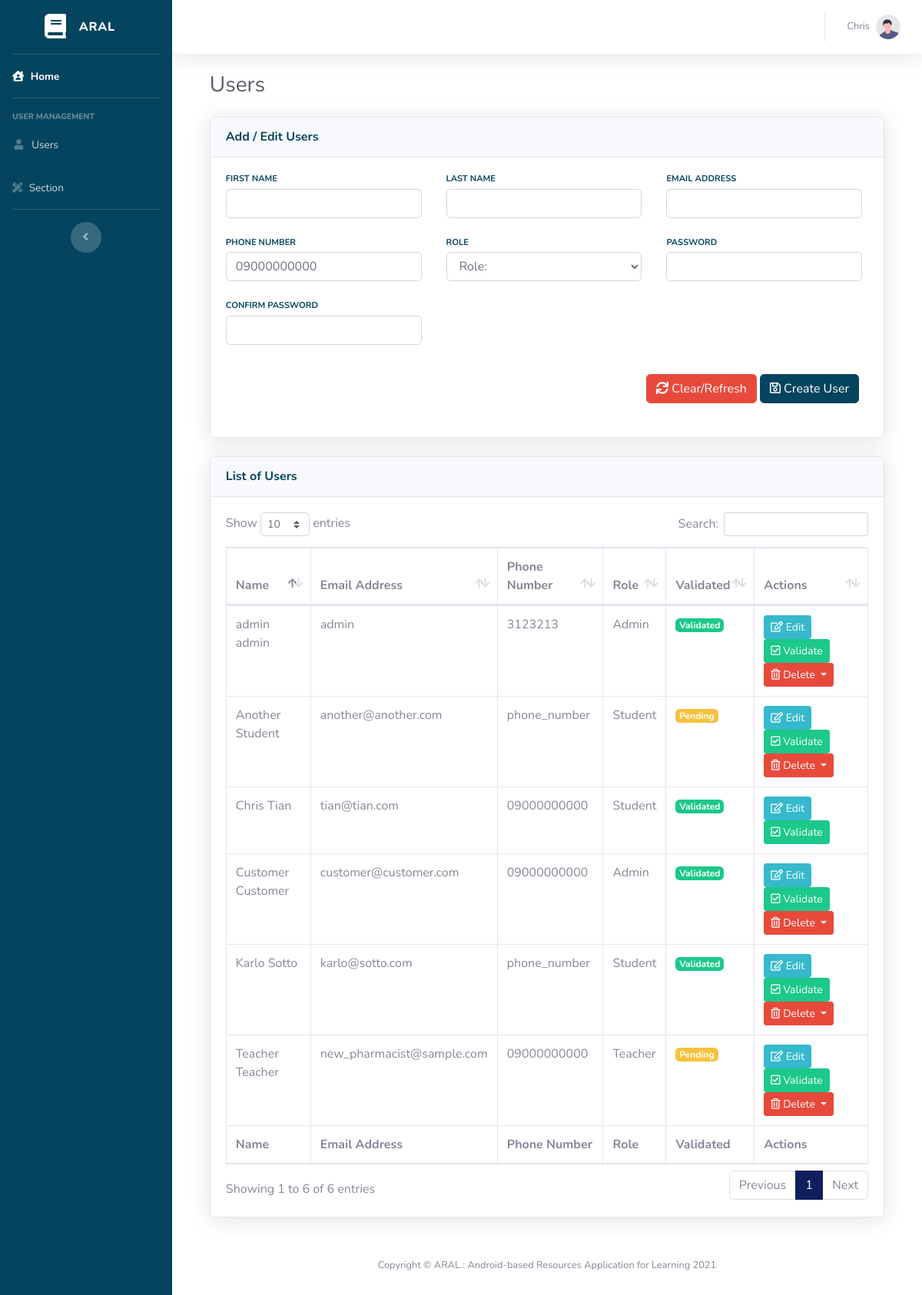
/users.php (signed in), run on the app's committed database.
### tables this page shows
CREATE TABLE `users` (
  `id` int(11) NOT NULL,
  `firstname` varchar(256) DEFAULT NULL,
  `lastname` varchar(256) DEFAULT NULL,
  `email` varchar(256) DEFAULT NULL,
  `phone_number` varchar(12) DEFAULT '09000000000',
  `password` varchar(128) DEFAULT NULL,
  `role` int(12) DEFAULT NULL,
  `validated` tinyint(1) DEFAULT 0
);

CREATE TABLE `role` (
  `id` int(11) NOT NULL,
  `code` varchar(64) NOT NULL,
  `description` varchar(256) NOT NULL
);

### users.php (the view, shortened to what this page needs)
<?php
    require_once("process_users.php");
    include("head.php");
    $session_user_id = $_SESSION['user_id'];
    $users = mysqli_query($mysqli, "SELECT *, u.id AS user_id
    FROM users u
    JOIN role r
    ON r.id = u.role");
?>
<head>
    <link href="vendor/datatables/dataTables.bootstrap4.min.css" rel="stylesheet">
</head>
<body id="page-top">
<div id="wrapper">
    <?php include("sidebar.php"); ?>
        <div id="content-wrapper" class="d-flex flex-column">
            <div id="content">
                <?php include("topbar.php"); ?>
                <div class="container-fluid">
                    <h1 class="h3 mb-2 text-gray-800">Users</h1>
                    <div class="card shadow mb-4">
                        <div class="card-header py-3">
                            <h6 class="m-0 font-weight-bold text-primary">Add / Edit Users</h6>
                        </div>
                        <div class="card-body">
                            <form method="post" action="process_users.php">
                            <div class="row">
                                <div class="col-xl-4 col-md-6 mb-4">
                                    <div class="row no-gutters align-items-center">
                                        <div class="col mr-2">
                                            <div class="text-xs font-weight-bold text-primary text-uppercase mb-1">
                                                First Name</div>
                                            <div class="h5 mb-0 font-weight-bold text-gray-800">
                                                <input type="text" class="form-control" name="fname" value="<?php if(isset($_GET['edit'])){ echo $edit_user['firstname'];} else if(isset($_GET['fname'])){echo $_GET['fname'];} ?>" required>
                                            </div>
                                        </div>
                                    </div>
                                </div>
                                <div class="col-xl-4 col-md-6 mb-4">
                                    <div class="row no-gutters align-items-center">
                                        <div class="col mr-2">
                                            <div class="text-xs font-weight-bold text-primary text-uppercase mb-1">
                                                Last Name</div>
                                            <div class="h5 mb-0 font-weight-bold text-gray-800">
                                                <input type="text" class="form-control" name="lname" value="<?php if(isset($_GET['edit'])){ echo $edit_user['lastname'];} else if(isset($_GET['lname'])){echo $_GET['lname'];} ?>" required>
                                            </div>
                                        </div>
                                    </div>
                                </div>
                                <div class="col-xl-4 col-md-6 mb-4">
                                    <div class="row no-gutters align-items-center">
                                        <div class="col mr-2">
                                            <div class="text-xs font-weight-bold text-primary text-uppercase mb-1">
                                                Email Address
                                            </div>
                                            <div class="h5 mb-0 font-weight-bold text-gray-800">
                                                <input type="email" class="form-control" name="email" value="<?php if(isset($_GET['edit'])){ echo $edit_user['email'];}else if(isset($_GET['email'])){echo $_GET['email'];} ?>" required>
                                            </div>
                                        </div>
                                    </div>
                                </div>
                                <div class="col-xl-4 col-md-6 mb-4">
                                    <div class="row no-gutters align-items-center">
                                        <div class="col mr-2">
                                            <div class="text-xs font-weight-bold text-primary text-uppercase mb-1">
                                                Phone Number
                                            </div>
                                            <div class="h5 mb-0 font-weight-bold text-gray-800">
                                                <input type="number" maxlength="11" value="09000000000" class="form-control" name="phone_number" value="<?php if(isset($_GET['edit'])){ echo $edit_user['phone_number'];}else if(isset($_GET['phone_number'])){echo $_GET['phone_number'];} ?>" required>
                                            </div>
                                        </div>
                                    </div>
                                </div>
                                <div class="col-xl-4 col-md-6 mb-4">
                                    <div class="row no-gutters align-items-center">
                                        <div class="col mr-2">
                                            <div class="text-xs font-weight-bold text-primary text-uppercase mb-1">
                                                Role
                                            </div>
                                            <div class="h5 mb-0 font-weight-bold text-gray-800">
                                                <?php if(isset($_GET['edit'])){ ?>
                                                    <input type="text" class="form-control" id="password" name="role" value="<?php if(isset($_GET['edit'])){echo strtoupper($edit_user['code']); } ?>" readonly>
                                                <?php } else { ?>
                                                <select name="role" class="form-control" required>
                                                    <option value="" disabled selected>Role:</option>
                                                </select>
                                                <?php } ?>
                                            </div>
                                        </div>
                                    </div>
                                </div>
                                <?php if(isset($_GET['edit'])) {} else {  ?>
                                <div class="col-xl-4 col-md-6 mb-4">
                                    <div class="row no-gutters align-items-center">
                                        <div class="col mr-2">
                                            <div class="text-xs font-weight-bold text-primary text-uppercase mb-1">
                                                Password
                                            </div>
                                            <div class="h5 mb-0 font-weight-bold text-gray-800">
                                                <input type="password" class="form-control" id="password" name="password" onkeyup='check();' required>
                                            </div>
                                        </div>
                                    </div>
                                </div>
                                <div class="col-xl-4 col-md-6 mb-4">
                                    <div class="row no-gutters align-items-center">
                                        <div class="col mr-2">
                                            <div class="text-xs font-weight-bold text-primary text-uppercase mb-1">
                                                Confirm Password
                                            </div>
                                            <div class="h5 mb-0 font-weight-bold text-gray-800">
                                                <input type="password" class="form-control" name="confirm_password" id="confirm_password" onkeyup='check();' required>
                                                <button disabled id="password-message" class="btn btn-block"></button>
                                            </div>
                                        </div>
                                    </div>
                                </div>
                                <?php } ?>
                                <div class="col-xl-12 col-md-6 mb-4">
                                    <div class="row no-gutters align-items-center">
                                        <div class="col mr-2">
                                            <?php if(isset($_GET['edit'])){ ?>
                                                <input type="text" name="user_id" value="<?php echo $_GET['edit']; ?>" style="visibility: hidden;">
                                                <button type="submit" class="btn btn-primary float-right mr-1" name="update"><i class="far fa-save"></i> Update User</button>
                                            <?php }else{ ?>
                                                <button type="submit" class="btn btn-primary float-right mr-1" name="save" id="save"><i class="far fa-save"></i> Create User</button>
                                            <?php } ?>
                                            <a href="users.php" id="refresh" class='float-right btn btn-danger mr-1'><i class="fas as fa-sync"></i> Clear/Refresh</a>
                                        </div>
                                    </div>
                                </div>
                            </div>
                            </form>
                        </div>
                    </div>
                    <div class="card shadow mb-4">
                        <div class="card-header py-3">
                            <h6 class="m-0 font-weight-bold text-primary">List of Users</h6>
                        </div>
                        <div class="card-body">
                            <div class="table-responsive">
                                <table class="table table-bordered" id="dataTable" width="100%" cellspacing="0">
                                    <thead>
                                        <tr>
                                            <th>Name</th>
                                            <th>Email Address</th>
                                            <th>Phone Number</th>
                                            <th>Role</th>
                                            <th>Validated</th>
                                            <th>Actions</th>
                                        </tr>
                                    </thead>
                                    <tfoot>
                                        <tr>
                                            <th>Name</th>
                                            <th>Email Address</th>
                                            <th>Phone Number</th>
                                            <th>Role</th>
                                            <th>Validated</th>
                                            <th>Actions</th>
                                        </tr>
                                    </tfoot>
                                    <tbody>
                                        <?php while($user = mysqli_fetch_array($users)){
                                            $approved = boolval($user["validated"]);
                                            ?>
                                        <tr>
                                            <td><?php echo $user["firstname"]." ".$user["lastname"]; ?></td>
                                            <td><?php echo $user["email"]; ?></td>
                                            <td><?php echo $user["phone_number"]; ?></td>
                                            <td><?php echo ucfirst($user["code"]); ?></td>
                                            <td><?php if($approved){
                                                ?><span class="badge bg-success text-white">Validated</span><?php
                                                }else{?> <span class="badge bg-warning text-white">Pending</span> <?php } ?></td>
                                            <td>
                                                <a href="users.php?edit=<?php echo $user['user_id']; ?>" class="btn btn-info btn-sm"><i class="far fa-edit"></i> Edit</a>
                                                <a href="process_users.php?validate=<?php echo $user['user_id']; ?>" class="btn btn-success btn-sm"><i class="far fa-check-square"></i> Validate</a>
                                                <button class="btn btn-danger btn-secondary dropdown-toggle btn-sm" type="button" id="dropdownMenuButton" data-toggle="dropdown" aria-haspopup="true" aria-expanded="false" style="<?php if($session_user_id == $user['user_id']){echo 'display: none;';} ?>">
                                                    <i class="far fa-trash-alt"></i> Delete
                                                </button>
                                            </td>
                                        </tr>
                                        <?php } ?>
                                    </tbody>
                                </table>
                            </div>
                        </div>
                    </div>
                </div>
            </div>
<?php include("footer.php"); ?>
</body>
</html>

### data on the page
users: firstname "Customer", lastname "Customer", email "customer@customer.com", phone_number "09000000000", role.code "Admin", validated "Validated"
users: firstname "Teacher", lastname "Teacher", email "new_pharmacist@sample.com", phone_number "09000000000", role.code "Teacher", validated "Pending"
users: firstname "Chris", lastname "Tian", email "tian@tian.com", phone_number "09000000000", role.code "Student", validated "Validated"
users: firstname "admin", lastname "admin", email "admin", phone_number "3123213", role.code "Admin", validated "Validated"
users: firstname "Karlo", lastname "Sotto", email "karlo@sotto.com", phone_number "phone_number", role.code "Student", validated "Validated"
users: firstname "Another", lastname "Student", email "another@another.com", phone_number "phone_number", role.code "Student", validated "Pending"

### other printed values
$_SESSION['firstname'] "Chris"
